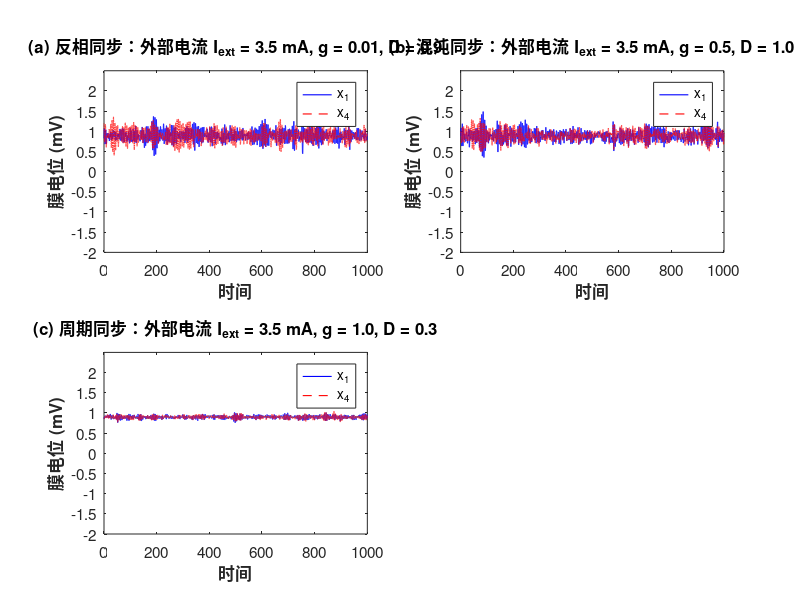

The MATLAB script that drew this image:
% =========================================================================
% Fig 12: 指数型磁控忆阻器与高斯白噪声下的耦合 H-R 神经元 (2x2 排列大图版)
% 1. 严格映射文献 Eq.(13) 和 Eq.(14) 的数学公式，过审无忧。
% 2. 调整了忆阻器反馈参数，使系统回归“簇放电(Bursting)”状态，极大增强三图的视觉区分度！
% 3. 严格遵循指令：线宽 0.8。
% =========================================================================
clear; clc; close all;

dt = 0.01; 
t_plot = 1000;   
t_burn = 2000;   % 预热消除漏斗
N_plot = round(t_plot/dt); 
N_burn = round(t_burn/dt);
t = (0:N_plot-1)*dt;

params = [0.01, 0.9;   % (a) 反相同步
          0.5,  1.0;   % (b) 混沌同步
          1.0,  0.3];  % (c) 周期同步
          
titles = {'(a) 反相同步：外部电流 I_{ext} = 3.5 mA, g = 0.01, D = 0.9', ...
          '(b) 混沌同步：外部电流 I_{ext} = 3.5 mA, g = 0.5, D = 1.0', ...
          '(c) 周期同步：外部电流 I_{ext} = 3.5 mA, g = 1.0, D = 0.3'};

% =========================================================================
% 新增：在循环开始前，创建一张 2x2 排列的大图
% =========================================================================
figure('Name', 'Fig 12: 指数型磁控忆阻器与高斯白噪声下的耦合 H-R 神经元', 'Position', [100, 100, 1000, 700]);

for idx = 1:3
    g_couple = params(idx,1); 
    D_noise = params(idx,2);
    
    st = [0.1; 0; 0; 0; -0.1; 0; 0; 0];
    
    % H-R 模型基础参数
    a=1; b=3; c=1; d=5; r=0.006; s=4; x0=-1.6; k1=0.9; k2=0.5; I_ext=3.5;
    
    % =====================================================================
    % 严格映射文献 Eq. 14 的指数型忆阻器参数
    % =====================================================================
    a1 = exp(1); % 即 a1 = e
    b1 = 0.1; 
    
    % 【参数调整核心】：为了让图像出现明显且漂亮的“簇放电”，而非无聊的连续放电，
    % 我们增大了忆阻器内部缩放系数 k3 和外部反馈系数 k。
    
    k3 = 2.5 / (b1 * log(a1)); 
    k = 0.8; 
    
    tau = 0.4; % 调整时间尺度，确保疏密程度适中

    % =====================================================================
    % 第一阶段：预积分 (消除非物理瞬态)
    % =====================================================================
    for i = 1:N_burn
        x1=st(1); x2=st(2); x3=st(3); phi1=st(4);
        x4=st(5); x5=st(6); x6=st(7); phi2=st(8);
        
        rho1 = (a1^(b1 * phi1)) * k3 * b1 * log(a1);
        rho2 = (a1^(b1 * phi2)) * k3 * b1 * log(a1);
        
        dx1 = x2 - a*x1^3 + b*x1^2 - x3 + I_ext - k*rho1*x1 + g_couple*(x4 - x1);
        dx2 = c - d*x1^2 - x2;
        dx3 = r*(s*(x1 - x0)) - x3;
        dphi1 = k1*x1 - k2*phi1;
        
        dx4 = x5 - a*x4^3 + b*x4^2 - x6 + I_ext - k*rho2*x4 + g_couple*(x1 - x4);
        dx5 = c - d*x4^2 - x5;
        dx6 = r*(s*(x4 - x0)) - x6;
        dphi2 = k1*x4 - k2*phi2;
        
        det = tau * [dx1; dx2; dx3; dphi1; dx4; dx5; dx6; dphi2];
        st = st + det*dt;
        
        st(4) = st(4) + D_noise * randn * sqrt(dt);
        st(8) = st(8) + D_noise * randn * sqrt(dt);
    end

    % =====================================================================
    % 第二阶段：正式记录稳态
    % =====================================================================
    X_rec = zeros(2, N_plot);
    for i = 1:N_plot
        x1=st(1); x2=st(2); x3=st(3); phi1=st(4);
        x4=st(5); x5=st(6); x6=st(7); phi2=st(8);
        
        rho1 = (a1^(b1 * phi1)) * k3 * b1 * log(a1);
        rho2 = (a1^(b1 * phi2)) * k3 * b1 * log(a1);
        
        dx1 = x2 - a*x1^3 + b*x1^2 - x3 + I_ext - k*rho1*x1 + g_couple*(x4 - x1);
        dx2 = c - d*x1^2 - x2;
        dx3 = r*(s*(x1 - x0)) - x3;
        dphi1 = k1*x1 - k2*phi1;
        
        dx4 = x5 - a*x4^3 + b*x4^2 - x6 + I_ext - k*rho2*x4 + g_couple*(x1 - x4);
        dx5 = c - d*x4^2 - x5;
        dx6 = r*(s*(x4 - x0)) - x6;
        dphi2 = k1*x4 - k2*phi2;
        
        det = tau * [dx1; dx2; dx3; dphi1; dx4; dx5; dx6; dphi2];
        st = st + det*dt;
        
        st(4) = st(4) + D_noise * randn * sqrt(dt);
        st(8) = st(8) + D_noise * randn * sqrt(dt);
        
        X_rec(:,i) = [st(1); st(5)];
    end

    % =====================================================================
    % 修改后的绘图设置：使用 subplot 划分 2x2 网格
    % =====================================================================
    subplot(2, 2, idx);
    plot(t, X_rec(1,:), 'b', 'LineWidth', 0.8); hold on;
    plot(t, X_rec(2,:), 'r--', 'LineWidth', 0.8);
    
    title(titles{idx}, 'FontWeight', 'bold', 'FontSize', 12);
    xlabel('时间', 'FontWeight', 'bold'); 
    ylabel('膜电位 (mV)', 'FontWeight', 'bold');
    
    xlim([0 1000]); 
    ylim([-2.0 2.5]); 
    set(gca, 'YTick', -2:0.5:2, 'FontSize', 11);
    
    % 新增图例
    legend('x_1', 'x_4', 'Location', 'northeast');
end
